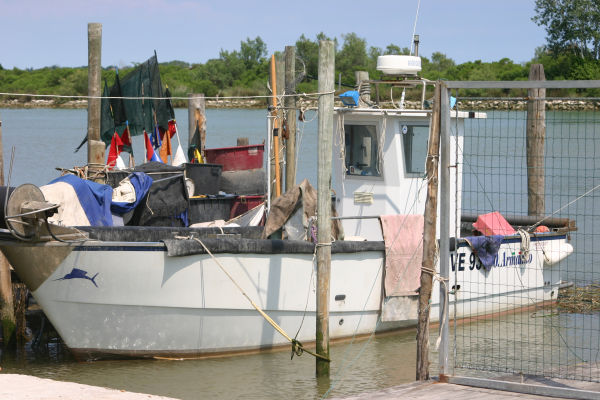
#> input picture data/bateau.jpg, 600 x 400 px
$ jupyter execute p6-1_live-coding_basic-imaging-mnp-part1.ipynb
#> lines starting #> are read from the running program, lines starting #| are printed output that depends on the picture; after the words box and inside, x2 and y2 are one past the last pixel; in counts of white or black regions, pixels touching at a corner belong together
Le but de ce TP est d'utiliser numpy (avec l'aide d'autres librairies) pour la manipulation d'images, ainsi que matplotlib pour l'affichage.

Importer matplotlib.pyplot, numpy et PIL, en utilisant plt comme alias de matplotlib.pyplot et np comme alias de numpy.

[cell 1]
import matplotlib.pyplot as plt
import numpy as np
from PIL import Image, ImageFilter

La cellule suivante permet de charger l'image "bateau.jpg".

[cell 2]
boat_image = Image.open("../../../data/bateau.jpg")
#> boat_image is the input picture: PIL image 600x400 RGB; mean R, G, B 143.2, 144.1, 140.7
display(boat_image)

Créer un vecteur numpy (un tableau qui contient les valeurs des pixels) de l'image en utilisant la fonction np.array().

[cell 3]
img_array = np.array(boat_image)

Afficher le type de ce vecteur, sa taille. Afficher le type des éléments du vecteur à l'aide de .dtype. Observer également l'output de .flags.writeable appliquée à cet objet.

[cell 4]
print(type(img_array))
#| <class 'numpy.ndarray'>
print(img_array.shape)
#| (400, 600, 3)
print(img_array.dtype)
#| uint8
print(img_array.flags.writeable)
#| True

Vérifier qu'il est possible de modifier la valeur d'un élément du tableau. Au besoin, chercher sur internet comment modifier une valeur dans un tel tableau numpy.

[cell 5]
print(img_array[0, 0, 0])
#| 183
img_array[0, 0, 0] = 0
#> img_array: shape (400, 600, 3); under 0.01% of pixels changed, all inside (x1, y1, x2, y2) = (0, 0, 1, 1)
print(img_array[0, 0, 0])
#| 0

Nous avons donc généré un vecteur de classe numpy.ndarray, contenant des valeurs de type uint8, de 3 dimensions dont la forme est (hauteur, largeur, nombre de canaux (Rouge, Vert, Bleu)). Ce vecteur est modifiable (vous pouvez modifier les valeurs de chaque pixel).

Créer un vecteur numpy non modifiable (pour conserver l'image principale) grâce à la fonction np.asarray(). Vérifier que la taille et le type des valeurs sont cohérents, et que ce vecteur est bien non modifiable.

[cell 6]
img_array_non_writeable = np.asarray(boat_image)
print(type(img_array_non_writeable))
#| <class 'numpy.ndarray'>
print(img_array_non_writeable.shape)
#| (400, 600, 3)
print(img_array_non_writeable.dtype)
#| uint8
print(img_array_non_writeable.flags.writeable)
#| False

Note : La fonction numpy.asarray de NumPy a commencé à renvoyer un objet non inscriptible (non-writeable) à partir de la version 1.17.0 de NumPy. Avant cette version, l'objet renvoyé était inscriptible (writeable) par défaut. Cette modification a été apportée pour améliorer la sécurité des données et éviter les problèmes potentiels liés à la modification involontaire des données. NumPy 1.17.0 a été publié le 21 juillet 2019. Si pour une raison quelconque votre version de NumPy est antérieure à cette version vous n'observerez pas le comportement décrit dans ce TP.

Vérifier qu'il est bien impossible d'affecter une valeur à un élément de ce tableau, en essayant une telle manipulation. Une erreur de type ValueError devrait être levée.

[cell 7]
# img_array_non_writeable[0, 0, 0] = 0

En utilisant la fonction plt.imshow(), afficher l’image à partir du 1er vecteur numpy (modifiable). Le fonctionnement de plt est le suivant : on prépare notre visualisation à l'aide de fonctions de plt (ici, cette étape consiste à appeler plt.imshow() sur le vecteur numpy). Lorsque cette visualisation est prête, on l'affiche en appelant plt.show().

[cell 8]
plt.imshow(img_array)
plt.show()

Vérifier que le 2nd vecteur numpy (non modifiable) permet également un affichage de l'image qu'il représente.

[cell 9]
plt.imshow(img_array_non_writeable)
plt.show()

Dans cette partie, nous allons générer des images en utilisant numpy. Pour représenter une image en mode RGB, il convient de créer un vecteur de 3 dimensions dont la première dimension est la hauteur, la seconde est la largeur et la troisième représente les canaux RGB (chaque canal est représenté par une valeur de type numpy uint8).

Créer un vecteur numpy de taille (100, 300, 3) dont les trois canaux de tous les pixels ont pour valeur 0. Vérifier que l'image représentée est bien une image entièrement noire.

[cell 10]
rgb_array = np.zeros((100, 300, 3), dtype=np.uint8)
plt.imshow(rgb_array)
plt.show()

Remplir ce vecteur avec des pixels de couleur rouge (rouge = 255, vert = 0, bleu = 0), vert (rouge = 0, vert = 255, bleu = 0) et bleu (rouge = 0, vert = 0, bleu = 255) en créant 3 bandes verticales de couleur unie de même largeur.

Souvenez-vous de la manière avec laquelle on accède à un élément donné du tableau. Pour accéder à une plage de valeurs plutôt qu'une seule valeur, on indique les valeurs de départ (inclus) et de fin (exclu) de la plage, en utilisant le caractère ":" pour les séparer. Ainsi, si v est un vecteur numpy à deux dimension, v[3:10, 2:4] permet d'accéder à la fenêtre de v contenant :
- toutes les lignes de la 4e à la 10e incluses (en se rappelant qu'en Python la numérotation commence à 0 et non 1),
- la troisième et la quatrième colonne.

[cell 11]
print(rgb_array.flags.writeable)

[cell 12]
rgb_array[:, :100, 0] = 255
rgb_array[:, 100:200, 1] = 255
rgb_array[:, 200:, 2] = 255

[cell 13]
plt.imshow(rgb_array)
plt.show()
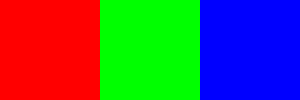
#> shown: shape (100, 300, 3); mean R, G, B 85, 85, 85

Pour créer une image en nuance de gris (mode "L"), il suffit de créer un vecteur à deux dimensions représentant la hauteur et la largeur de l’image (un tableau de taille h x l x 1 est un tableau de taille h x l). Il faut néanmoins ajouter le paramètre cmap='Greys_r' à plt.imshow() pour préciser que nous voulons afficher une image en nuance de gris.

Créer de cette manière une nouvelle image avec 3 bandes verticales unies de couleurs respectives noir, gris et blanc.

[cell 14]
grey_array = np.zeros((100, 300), dtype=np.uint8)
grey_array[:, 100:200] = 127
grey_array[:, 200:] = 255

[cell 15]
plt.imshow(grey_array, cmap="Greys_r")
plt.show()

Il est possible de faire le chemin inverse et de créer une image PIL à partir d'un tableau numpy, en utilisant la méthode fromarray de la classe PIL Image. A noter que les éléments du tableau numpy doivent être bien typés comme des entiers (si ce n'est pas le cas, les convertir préalablement en entiers).

Créer une image PIL à partir de notre drapeau à 3 bandes colorées.

[cell 16]
colored_flag_img = Image.fromarray(rgb_array, mode="RGB")

[cell 17]
colored_flag_img.show()

Enregistrer le résultat sous forme de fichier image avec la méthode save. Vous pouvez utiliser l'extension de votre choix.

[cell 18]
colored_flag_img.save("colored_flag.png")

Revenons à l'image d'origine chargée dans notre dossier.

Nous allons afficher l'histogramme de notre image représentant la répartition des pixels selon leur intensité. Pour le moment, nous mélangeons les canaux de couleur. La fonction flatten() peut nous aider à transformer le vecteur numpy en un autre vecteur numpy avec une seule colonne.

Nous allons préparer l'histogramme en :
- découpant l'axe des abscisses en 20 sous-ensembles (pour créer un histogramme à 20 bandes),
- affichant les ordonnées en fréquence (entre 0 et 1) plutôt qu'en nombre de pixels,
- créant une bordure noire autour des bandes de l'histogramme,
- colorant les bandes en rouge (plutôt qu'en bleu qui est la couleur par défaut).

[cell 19]
plt.hist(img_array.flatten(), bins=20, density=True, edgecolor="black", color="red")
plt.xlabel("Intensité")
plt.ylabel("Fréquence de pixels")
plt.show()
#> figure, not shown here; tallest bar 0.00746 high, from x = 140.2 to 153

Le filtrage est un élément essentiel du traitement d'images. Dans cette partie, nous allons générer des filtres à partir de la bibliothèque PIL, créer des images filtrées et comparer les histogrammes des deux images (originale et filtrée).

Rajouter un import du module ImageFilter de PIL.

Utiliser la méthode filter (qui prend en paramètre le filtre à utiliser) pour générer une image avec le filtre ImageFilter.BLUR à partir de notre image d'origine. La stocker dans une nouvelle variable. Pour plus de documentation sur ImageFilter : https://pillow.readthedocs.io/en/stable/reference/ImageFilter.html

[cell 20]
img_blur = boat_image.filter(ImageFilter.BLUR)
img_blur.show()

Essayons de comprendre comment ce filtre fonctionne.

A partir du travail déjà effectué, nous allons afficher sur la même figure plt les histogrammes superposés des pixels des deux images (en utilisant deux couleurs, par exemple rouge et bleu). Il est possible de jouer sur le paramètre alpha (transparence) de la fonction hist afin de bien visualiser les deux histogrammes.

[cell 21]
def plot_two_hists(
    origin_img_array: np.array,
    filtered_img_array: np.array,
    filter_name: str,
) -> None:
#> called with origin_img_array = array of shape (720000,), filtered_img_array = array of shape (720000,), filter_name = 'BLUR'
    plt.hist(
        origin_img_array,
        bins=20,
        density=True,
        alpha=0.5,
        edgecolor="black",
        color="red",
        label="Image originale",
    )
    plt.hist(
        filtered_img_array,
        bins=20,
        density=True,
        alpha=0.5,
        edgecolor="black",
        color="blue",
        label=f"Filtre {filter_name}",
    )
    plt.legend()
    plt.show()
#> figure, not shown here; tallest bar 0.00746 high, from x = 140.2 to 153; tallest bar 0.00884 high, from x = 140.7 to 153.4

plot_two_hists(
    origin_img_array=img_array.flatten(),
    filtered_img_array=np.array(img_blur).flatten(),
    filter_name="BLUR",
)

Générer une image avec le filtre CONTOUR.

[cell 22]
img_contour = boat_image.filter(ImageFilter.CONTOUR)
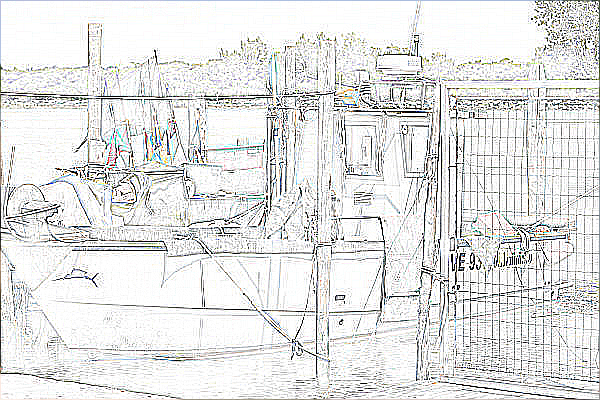
#> img_contour: PIL image 600x400 RGB; mean R, G, B 226.1, 226.6, 225.8
img_contour.show()

[cell 23]
np.array(img_contour).shape
#> Out = (400, 600, 3)

Afficher les histogrammes des deux images.

[cell 24]
plot_two_hists(
    origin_img_array=img_array.flatten(),
    filtered_img_array=np.array(img_contour).flatten(),
    filter_name="CONTOUR",
)

Générer une image avec le filtre FIND_EDGES.

[cell 25]
img_edges = boat_image.filter(ImageFilter.FIND_EDGES)
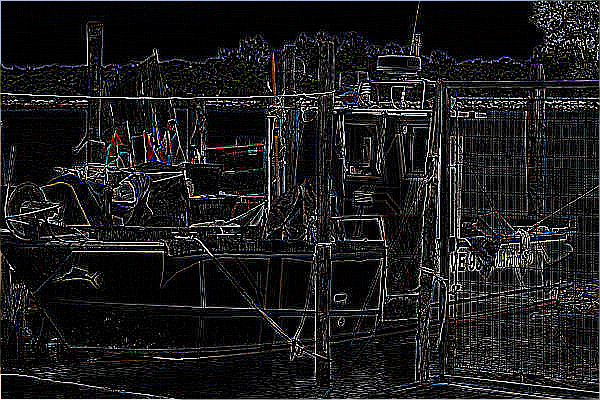
#> img_edges: PIL image 600x400 RGB; mean R, G, B 28.9, 28.5, 29.3
img_edges.show()

Afficher à nouveau les 2 histogrammes.

[cell 26]
plot_two_hists(
    origin_img_array=img_array.flatten(),
    filtered_img_array=np.array(img_edges).flatten(),
    filter_name="EDGES",
)
#> call 3 of plot_two_hists, with origin_img_array = array of shape (720000,), filtered_img_array = array of shape (720000,), filter_name = 'EDGES'
#> in plot_two_hists (call 3), `plt.show()`:
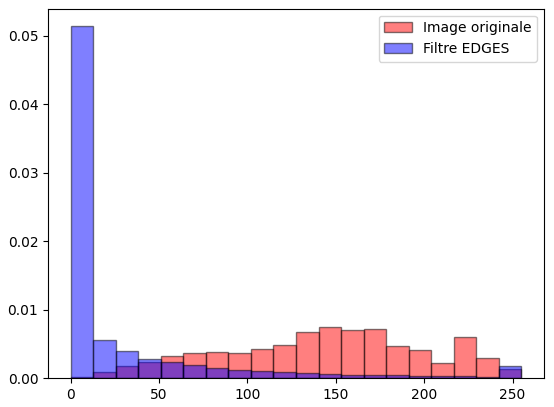
#> figure drawn by matplotlib, 1 panel; tallest bar 0.00746 high, from x = 140.2 to 153; tallest bar 0.0514 high, from x = 0 to 12.75

Utiliser la commande dir(ImageFilter) pour visualiser l'ensemble des filtres disponibles.

[cell 27]
dir(ImageFilter)

Visualiser les effets du filtre SHARPEN ainsi que d'un supplémentaire au choix.

Bonus : Essayer de conjecturer comment fonctionne le filtre SHARPEN.

[cell 28]
img_sharpen = boat_image.filter(ImageFilter.SHARPEN)
img_sharpen.show()

[cell 29]
plot_two_hists(
    origin_img_array=img_array.flatten(),
    filtered_img_array=np.array(img_sharpen).flatten(),
    filter_name="SHARPEN",
)
#> call 4 of plot_two_hists, with origin_img_array = array of shape (720000,), filtered_img_array = array of shape (720000,), filter_name = 'SHARPEN'
#> in plot_two_hists (call 4), `plt.show()`:
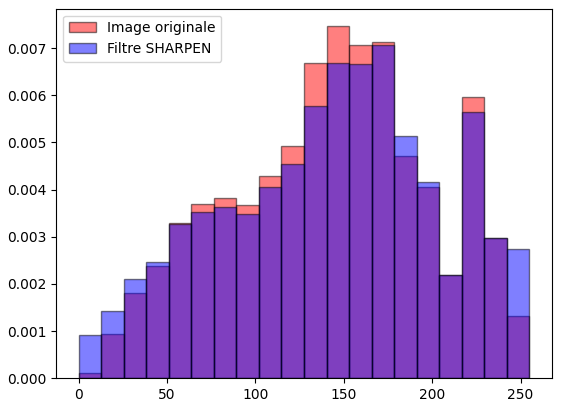
#> figure drawn by matplotlib, 1 panel; tallest bar 0.00746 high, from x = 140.2 to 153; tallest bar 0.00707 high, from x = 165.8 to 178.5

Les couleurs dans une image inversée sont les couleurs "négatives" des originales. Par exemple, un cercle noir sur fond blanc s'affiche en blanc sur fond noir.

Proposer une façon efficace de calculer les valeurs des pixels de l'image inversée à partir de celle de départ (sous la forme de numpy array). Calculer et afficher l'image inversée de notre image originale (dans une nouvelle variable). Attention à ne pas modifier l'image d'origine.

Bonus : effectuer ce calcul en utilisant le "broadcasting" de numpy.

[cell 30]
img_inv_array = np.invert(img_array)
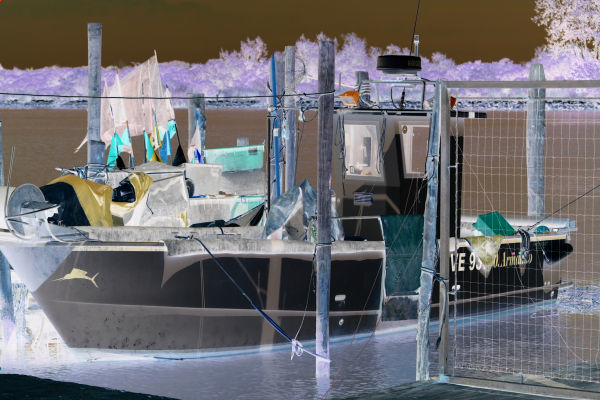
#> img_inv_array: shape (400, 600, 3); mean R, G, B 111.8, 110.9, 114.3
plt.imshow(img_inv_array)
plt.show()

[cell 31]
img_inv_array_2 = 255 - img_array
plt.imshow(img_inv_array_2)
plt.show()

[cell 32]
plt.imshow(img_array)
plt.show()

On se souvient qu'en mode RGB, chaque pixel de l'image est représenté par trois entiers. Pour diviser l'image en composantes de couleur distinctes et générer des images monochromes (un seul canal), il suffit de garder un seul canal (rouge, vert ou bleu) et mettre les deux autres valeurs à 0.

Créer un nouveau tableau numpy ne contenant que le canal rouge de l'image d'origine. Afficher l'image correspondante.

[cell 33]
img_red_array = img_array.copy()  # ATTENTION !!
img_red_array[:, :, [1, 2]] = 0
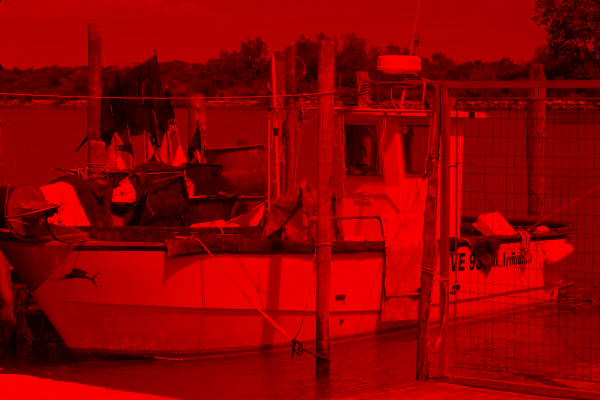
#> img_red_array: shape (400, 600, 3); mean R, G, B 143.2, 0, 0
plt.imshow(img_red_array)
plt.show()

[cell 34]
plt.imshow(img_array)
plt.show()

Préparer les images correspondant aux canaux bleu et vert. Afficher les 3 canaux sur une même visualisation, côte à côte. La fonction concatenate de numpy permet de réaliser cela. Si besoin, consulter sa documentation pour voir comment spécifier selon quel "axe" se fait la concaténation (c'est un argument classique des objets de numpy et d'autres bibliothèques proches comme pandas).

[cell 35]
# Votre code ici

Il est désormais temps de transformer l'image en nuance de gris. Il existe plusieurs façons de le faire, mais une façon simple est de prendre la moyenne pondérée des valeurs RGB de l'image originale.

Ecrire une fonction permettant de générer une image en niveaux de gris à partir d'une image originale RGB (sous forme np.array) en pondérant chacun de ses trois canaux de couleur. L'appeler sur notre image en testant différentes configurations de poids pour visualiser leur effet sur l’image en nuance de gris générée.

[cell 36]
def convert_to_greyscale(img_rgb_array: np.array) -> np.array:
    return (img_rgb_array[:, :, 0] + img_rgb_array[:, :, 1] + img_rgb_array[:, :, 2]) // 3
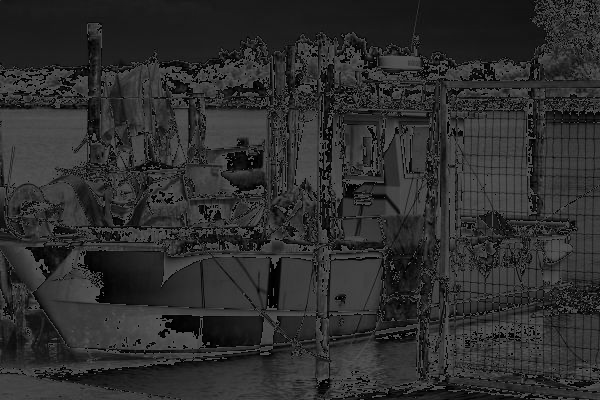
#> returned value: shape (400, 600); min 0, max 85, mean 45.4

[cell 37]
img_grey_array = convert_to_greyscale(img_rgb_array=img_array)

[cell 38]
img_grey_array.shape
#> Out = (400, 600)

[cell 39]
plt.imshow(img_grey_array, cmap="Greys_r")
plt.show()

Terminons ce TP avec une segmentation de cette image (ne pas confondre la segmentation d'une image donnée avec un problème de segmentation d'images en Machine Learning). Ici, le but est d'étiqueter chaque pixel de l'image avec une classe d'un référentiel donné. Une segmentation classique consiste à découper l’image en deux régions correspondant respectivement au premier plan et à l'arrière-plan. Ce cas correspond à un problème de binarisation.

Il existe une multitude de techniques pour réaliser une binarisation. Dans tous les cas, l'image est convertie en un seul canal (principalement en niveaux de gris) par comparaison de la valeur des pixels à un seuil (qui peut être défini globalement ou localement). Les pixels dont la valeur est supérieure au seuil sont traités comme appartenant à la première région, et les pixels dont la valeur est inférieure au seuil, à la seconde région.

En rappelant bien que la manière dont doit être choisi le seuil sera spécifique à l'application voire même à l'image, générer, à partir de l'image précédente en niveaux de gris, un vecteur numpy contenant des éléments booléens valant True si la valeur de l'intensité des pixels est supérieure à un seuil de 180, False sinon.

[cell 40]
img_bin_array = img_grey_array > 60
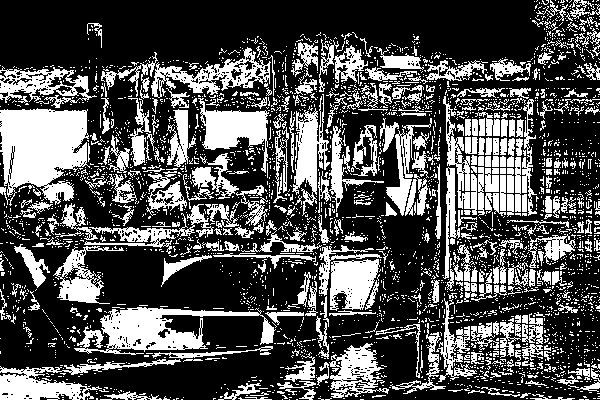
#> img_bin_array: shape (400, 600) bool; 31.7% white; 3093 white regions (2745 under 20 px), largest, box (x1, y1, x2, y2) and area: (0, 108, 90, 206) 6276, (74, 307, 276, 355) 4016, (0, 359, 181, 400) 2422
print(img_bin_array)
#> (printed output is left out)

En sachant que imshow comprend directement que nous sommes en convention float du support de cours lorsque sont fournies des valeurs booléennes (True correspond à 1, qui est compris comme 1.0 en représentation float et donc 255 en représentation 8bits), afficher l'image binarisée.

[cell 41]
plt.imshow(img_bin_array, cmap="Greys_r")
plt.show()

Sur une image réelle, une telle binarisation peut s'avérer peu convaincainte. En pratique, des méthodes plus précises sont utilisées (par exemple Niblack ou Sauvola).

### Exercice 1

Générer une image d’un échiquier en noir et blanc de taille 200 x 200 avec numpy. Pour rappel, un échiquier contient 8 lignes et 8 colonnes et la case en bas à droite est blanche (et 200 est divisible par 8). (Repartir de zéro, y compris pour les imports.)

[cell 42]
import matplotlib.pyplot as plt
import numpy as np

[cell 43]
chessboard = np.zeros((200, 200), dtype=np.uint8)
for bande_ligne in range(8):
    for bande_col in range(8):
        if bande_ligne % 2 == bande_col % 2:
            chessboard[
                25 * bande_ligne: 25 * (bande_ligne + 1),
                25 * bande_col: 25 * (bande_col + 1)
            ] = 1
plt.imshow(chessboard, cmap="Greys_r")
plt.show()
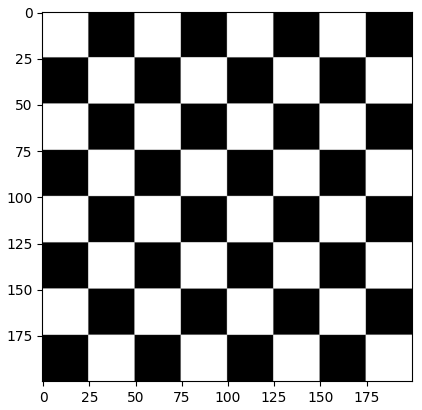
#> figure drawn by matplotlib, 1 panel
